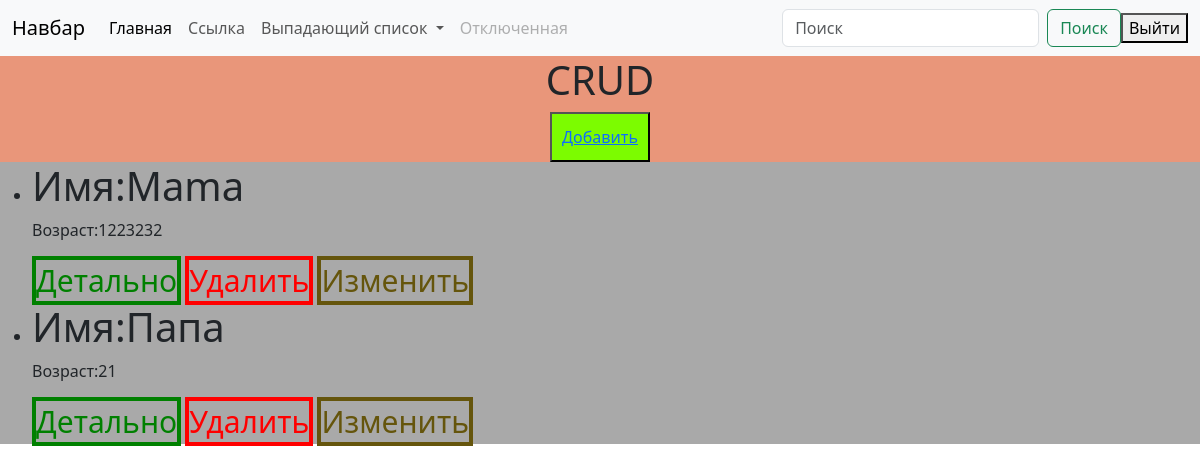
Before: /person_list/ with the older database file.
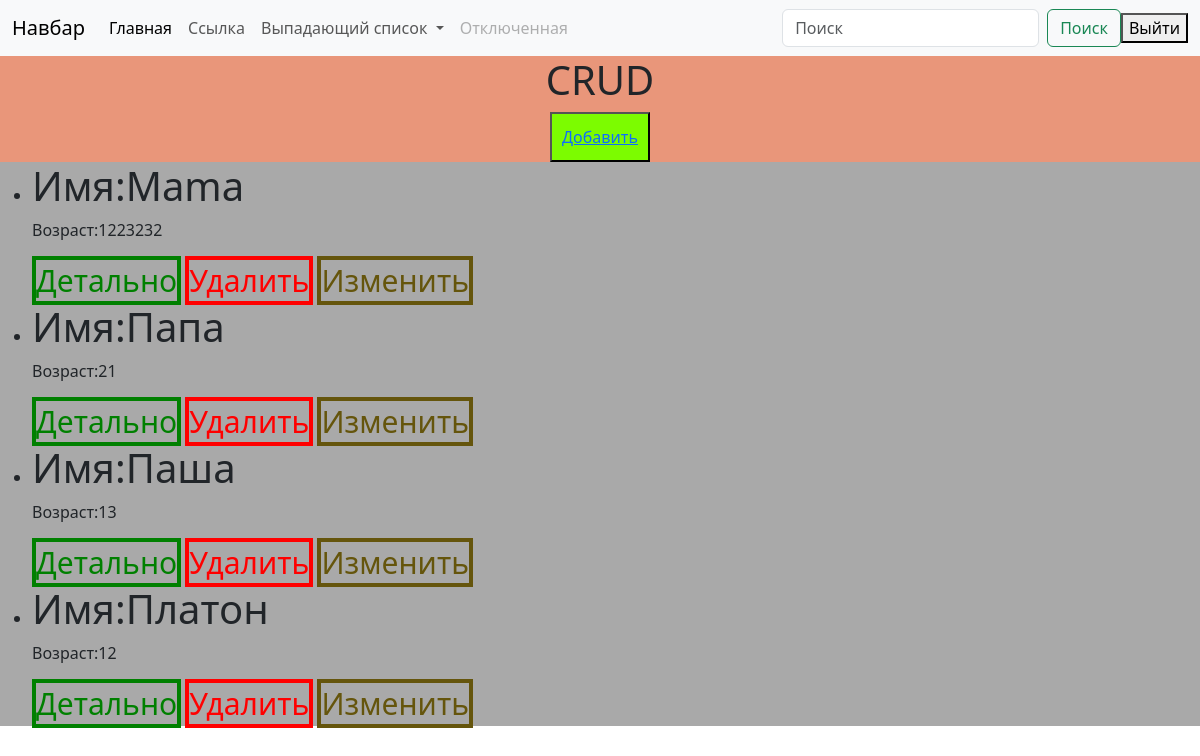
After: the same page with the newer database file.
### persons/models.py (models this page shows, shortened)
class Person(models.Model):
    GENDER = (
        ('M', 'M'),
        ('Ж', "Ж"),
        ('Не определился(ась)', 'Не определился(ась)')
    )
    name = models.CharField(max_length=100, verbose_name='Введите имя')
    age = models.PositiveIntegerField(verbose_name='Введите ваш возраст')
    hobby = models.TextField(verbose_name='Укажите ваше хобби')
    gender = models.CharField(max_length=100, choices=GENDER)
    phone_number = models.CharField(max_length=14, default='+996', verbose_name='Ваш номер')

### persons/views.py (the view)
# urls.py: path('person_list/', views.PersonListView.as_view(), name='person_list'),
class PersonListView(generic.ListView):
    template_name = 'person_list.html'
    model = models.Person
    def get_queryset(self):
        return self.model.objects.all()

### templates/person_list.html (shortened to what this page needs)
<!DOCTYPE html>
<html lang="en">
<head>
    <link href="https://cdn.jsdelivr.net/npm/bootstrap@5.3.1/dist/css/bootstrap.min.css" rel="stylesheet"
>
</head>
<body>
<nav class="navbar navbar-expand-lg bg-body-tertiary">
    <div class="container-fluid">
        <a class="navbar-brand" href="#">Навбар</a>
        <div class="collapse navbar-collapse" id="navbarSupportedContent">
            <ul class="navbar-nav me-auto mb-2 mb-lg-0">
                <li class="nav-item">
                    <a class="nav-link active" aria-current="page" href="/">Главная</a>
                </li>
                <li class="nav-item">
                    <a class="nav-link" href="#">Ссылка</a>
                </li>
                <li class="nav-item dropdown">
                    <a class="nav-link dropdown-toggle" href="#" role="button" data-bs-toggle="dropdown"
                       aria-expanded="false">
                        Выпадающий список
                    </a>
                </li>
                <li class="nav-item">
                    <a class="nav-link disabled">Отключенная</a>
                </li>
            </ul>
            <form action="{% url 'persons:search' %}" method="GET" class="d-flex" role="search">
                <input class="form-control me-2" name="q" type="search" type="text" placeholder="Поиск"
                       aria-label="Поиск">
                <button class="btn btn-outline-success" type="submit">Поиск</button>
            </form>
            <form action="{% url 'users:login' %}" method="POST">
                <button type="submit">Выйти</button>
            </form>
        </div>
    </div>
</nav>
<div style="background-color: darksalmon">
    <center>
        <h1>CRUD</h1>
        <button style="width: 100px; height: 50px; background-color: lawngreen">
            <a href="/create_person/">Добавить</a>
        </button>
    </center>
</div>
<div class="block1" style="background-color: darkgray;">
    <ul>
        {% for i in object_list %}
        <li>
            <h1>Имя:{{i.name}}</h1>
            <p>Возраст:{{i.age}}</p>
            <a href="/person_list/{{i.id}}/" class="a1">Детально</a>
            <a href="/person_list/{{i.id}}/delete/" class="a2">Удалить</a>
            <a href="/person_list/{{i.id}}/update/" class="a3">Изменить</a>
        </li>
        {% endfor %}
    </ul>
</div>
</body>
</html>

Changed rows visible on the page:
added Person: name "Паша", age "13"
added Person: name "Платон", age "12"
